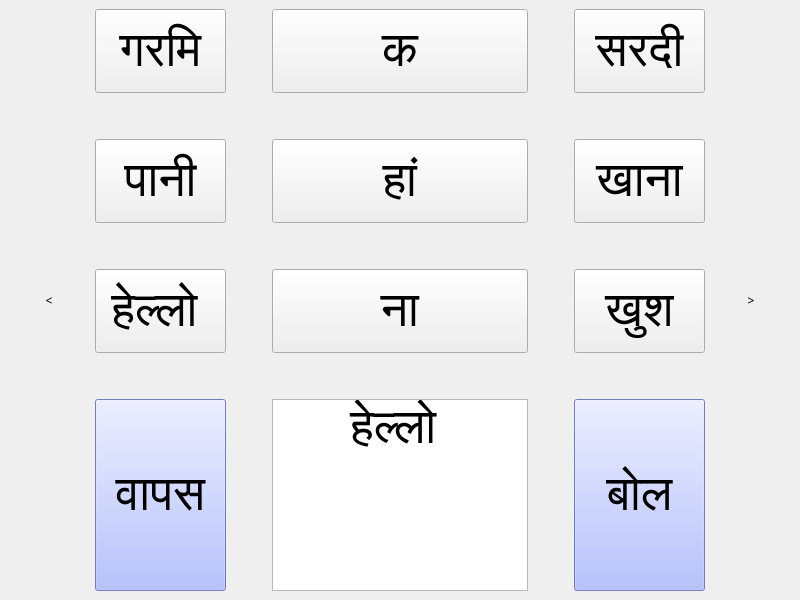
<?xml version="1.0" encoding="UTF-8"?>
<ui version="4.0">
 <class>MainWindow</class>
 <widget class="QMainWindow" name="MainWindow">
  <property name="geometry">
   <rect>
    <x>0</x>
    <y>0</y>
    <width>800</width>
    <height>600</height>
   </rect>
  </property>
  <property name="font">
   <font>
    <family>Lohit Hindi</family>
   </font>
  </property>
  <property name="windowTitle">
   <string>Boli</string>
  </property>
  <property name="locale">
   <locale language="Hindi" country="India"/>
  </property>
  <widget class="QWidget" name="centralwidget">
   <layout class="QHBoxLayout" name="horizontalLayout">
    <item>
     <widget class="QPushButton" name="pushButton">
      <property name="sizePolicy">
       <sizepolicy hsizetype="Fixed" vsizetype="Expanding">
        <horstretch>0</horstretch>
        <verstretch>0</verstretch>
       </sizepolicy>
      </property>
      <property name="maximumSize">
       <size>
        <width>80</width>
        <height>16777215</height>
       </size>
      </property>
      <property name="text">
       <string>&lt;</string>
      </property>
      <property name="flat">
       <bool>true</bool>
      </property>
     </widget>
    </item>
    <item>
     <layout class="QGridLayout" name="gridLayout">
      <item row="6" column="3">
       <widget class="QTextEdit" name="outputTextEdit">
        <property name="sizePolicy">
         <sizepolicy hsizetype="Minimum" vsizetype="Expanding">
          <horstretch>0</horstretch>
          <verstretch>0</verstretch>
         </sizepolicy>
        </property>
        <property name="font">
         <font>
          <family>Lohit Hindi</family>
          <pointsize>36</pointsize>
         </font>
        </property>
        <property name="html">
         <string>&lt;!DOCTYPE HTML PUBLIC &quot;-//W3C//DTD HTML 4.0//EN&quot; &quot;http://www.w3.org/TR/REC-html40/strict.dtd&quot;&gt;
&lt;html&gt;&lt;head&gt;&lt;meta name=&quot;qrichtext&quot; content=&quot;1&quot; /&gt;&lt;style type=&quot;text/css&quot;&gt;
p, li { white-space: pre-wrap; }
&lt;/style&gt;&lt;/head&gt;&lt;body style=&quot; font-family:'Lohit Hindi'; font-size:36pt; font-weight:400; font-style:normal;&quot;&gt;
&lt;p align=&quot;center&quot; style=&quot; margin-top:0px; margin-bottom:0px; margin-left:0px; margin-right:0px; -qt-block-indent:0; text-indent:0px;&quot;&gt;&lt;span style=&quot; font-family:'Arial,Helvetica,sans-serif'; font-size:medium; color:#000000;&quot;&gt;हेल्लो &lt;/span&gt;&lt;/p&gt;&lt;/body&gt;&lt;/html&gt;</string>
        </property>
       </widget>
      </item>
      <item row="2" column="5">
       <widget class="QPushButton" name="foodPushButton">
        <property name="sizePolicy">
         <sizepolicy hsizetype="Minimum" vsizetype="Expanding">
          <horstretch>0</horstretch>
          <verstretch>0</verstretch>
         </sizepolicy>
        </property>
        <property name="font">
         <font>
          <pointsize>36</pointsize>
         </font>
        </property>
        <property name="text">
         <string>खाना</string>
        </property>
       </widget>
      </item>
      <item row="2" column="1">
       <widget class="QPushButton" name="waterPushButton">
        <property name="sizePolicy">
         <sizepolicy hsizetype="Minimum" vsizetype="Expanding">
          <horstretch>0</horstretch>
          <verstretch>0</verstretch>
         </sizepolicy>
        </property>
        <property name="font">
         <font>
          <pointsize>36</pointsize>
         </font>
        </property>
        <property name="text">
         <string>पानी</string>
        </property>
       </widget>
      </item>
      <item row="0" column="2">
       <spacer name="horizontalSpacer">
        <property name="orientation">
         <enum>Qt::Horizontal</enum>
        </property>
        <property name="sizeType">
         <enum>QSizePolicy::Fixed</enum>
        </property>
        <property name="sizeHint" stdset="0">
         <size>
          <width>40</width>
          <height>20</height>
         </size>
        </property>
       </spacer>
      </item>
      <item row="1" column="1">
       <spacer name="verticalSpacer">
        <property name="orientation">
         <enum>Qt::Vertical</enum>
        </property>
        <property name="sizeType">
         <enum>QSizePolicy::Fixed</enum>
        </property>
        <property name="sizeHint" stdset="0">
         <size>
          <width>20</width>
          <height>40</height>
         </size>
        </property>
       </spacer>
      </item>
      <item row="4" column="1">
       <widget class="QPushButton" name="helloPushButton">
        <property name="sizePolicy">
         <sizepolicy hsizetype="Minimum" vsizetype="Expanding">
          <horstretch>0</horstretch>
          <verstretch>0</verstretch>
         </sizepolicy>
        </property>
        <property name="font">
         <font>
          <pointsize>36</pointsize>
         </font>
        </property>
        <property name="text">
         <string>हेल्लो </string>
        </property>
       </widget>
      </item>
      <item row="4" column="5">
       <widget class="QPushButton" name="happyPushButton">
        <property name="sizePolicy">
         <sizepolicy hsizetype="Minimum" vsizetype="Expanding">
          <horstretch>0</horstretch>
          <verstretch>0</verstretch>
         </sizepolicy>
        </property>
        <property name="font">
         <font>
          <pointsize>36</pointsize>
         </font>
        </property>
        <property name="text">
         <string>खुश</string>
        </property>
       </widget>
      </item>
      <item row="2" column="3">
       <widget class="QPushButton" name="yesPushButton">
        <property name="sizePolicy">
         <sizepolicy hsizetype="Minimum" vsizetype="Expanding">
          <horstretch>0</horstretch>
          <verstretch>0</verstretch>
         </sizepolicy>
        </property>
        <property name="font">
         <font>
          <family>Lohit Hindi</family>
          <pointsize>36</pointsize>
         </font>
        </property>
        <property name="text">
         <string>हां</string>
        </property>
       </widget>
      </item>
      <item row="4" column="3">
       <widget class="QPushButton" name="noPushButton">
        <property name="sizePolicy">
         <sizepolicy hsizetype="Minimum" vsizetype="Expanding">
          <horstretch>0</horstretch>
          <verstretch>0</verstretch>
         </sizepolicy>
        </property>
        <property name="font">
         <font>
          <pointsize>36</pointsize>
         </font>
        </property>
        <property name="text">
         <string>ना</string>
        </property>
       </widget>
      </item>
      <item row="0" column="5">
       <widget class="QPushButton" name="coldPushButton">
        <property name="enabled">
         <bool>true</bool>
        </property>
        <property name="sizePolicy">
         <sizepolicy hsizetype="Minimum" vsizetype="Expanding">
          <horstretch>0</horstretch>
          <verstretch>0</verstretch>
         </sizepolicy>
        </property>
        <property name="font">
         <font>
          <pointsize>36</pointsize>
         </font>
        </property>
        <property name="text">
         <string>सरदी</string>
        </property>
       </widget>
      </item>
      <item row="0" column="4">
       <spacer name="horizontalSpacer_2">
        <property name="orientation">
         <enum>Qt::Horizontal</enum>
        </property>
        <property name="sizeType">
         <enum>QSizePolicy::Fixed</enum>
        </property>
        <property name="sizeHint" stdset="0">
         <size>
          <width>40</width>
          <height>20</height>
         </size>
        </property>
       </spacer>
      </item>
      <item row="0" column="1">
       <widget class="QPushButton" name="hotPushButton">
        <property name="sizePolicy">
         <sizepolicy hsizetype="Minimum" vsizetype="Expanding">
          <horstretch>0</horstretch>
          <verstretch>0</verstretch>
         </sizepolicy>
        </property>
        <property name="font">
         <font>
          <pointsize>36</pointsize>
         </font>
        </property>
        <property name="text">
         <string>गरमि</string>
        </property>
       </widget>
      </item>
      <item row="0" column="3">
       <widget class="QPushButton" name="kaPushButton">
        <property name="sizePolicy">
         <sizepolicy hsizetype="Minimum" vsizetype="Expanding">
          <horstretch>0</horstretch>
          <verstretch>0</verstretch>
         </sizepolicy>
        </property>
        <property name="font">
         <font>
          <pointsize>36</pointsize>
         </font>
        </property>
        <property name="text">
         <string>क</string>
        </property>
       </widget>
      </item>
      <item row="3" column="1">
       <spacer name="verticalSpacer_2">
        <property name="orientation">
         <enum>Qt::Vertical</enum>
        </property>
        <property name="sizeType">
         <enum>QSizePolicy::Fixed</enum>
        </property>
        <property name="sizeHint" stdset="0">
         <size>
          <width>20</width>
          <height>40</height>
         </size>
        </property>
       </spacer>
      </item>
      <item row="5" column="1">
       <spacer name="verticalSpacer_3">
        <property name="orientation">
         <enum>Qt::Vertical</enum>
        </property>
        <property name="sizeType">
         <enum>QSizePolicy::Fixed</enum>
        </property>
        <property name="sizeHint" stdset="0">
         <size>
          <width>20</width>
          <height>40</height>
         </size>
        </property>
       </spacer>
      </item>
      <item row="6" column="1">
       <widget class="QPushButton" name="cancelPushButton">
        <property name="sizePolicy">
         <sizepolicy hsizetype="Minimum" vsizetype="Expanding">
          <horstretch>0</horstretch>
          <verstretch>0</verstretch>
         </sizepolicy>
        </property>
        <property name="font">
         <font>
          <family>Lohit Hindi</family>
          <pointsize>36</pointsize>
         </font>
        </property>
        <property name="styleSheet">
         <string notr="true">background-color: rgb(161, 175, 255);</string>
        </property>
        <property name="text">
         <string>वापस</string>
        </property>
       </widget>
      </item>
      <item row="6" column="5">
       <widget class="QPushButton" name="sayPushButton">
        <property name="sizePolicy">
         <sizepolicy hsizetype="Minimum" vsizetype="Expanding">
          <horstretch>0</horstretch>
          <verstretch>0</verstretch>
         </sizepolicy>
        </property>
        <property name="font">
         <font>
          <family>Lohit Hindi</family>
          <pointsize>36</pointsize>
         </font>
        </property>
        <property name="styleSheet">
         <string notr="true">background-color: rgb(161, 175, 255);</string>
        </property>
        <property name="text">
         <string>बोल</string>
        </property>
       </widget>
      </item>
     </layout>
    </item>
    <item>
     <widget class="QPushButton" name="pushButton_2">
      <property name="sizePolicy">
       <sizepolicy hsizetype="Fixed" vsizetype="Expanding">
        <horstretch>0</horstretch>
        <verstretch>0</verstretch>
       </sizepolicy>
      </property>
      <property name="maximumSize">
       <size>
        <width>80</width>
        <height>16777215</height>
       </size>
      </property>
      <property name="mouseTracking">
       <bool>false</bool>
      </property>
      <property name="autoFillBackground">
       <bool>false</bool>
      </property>
      <property name="text">
       <string>&gt;</string>
      </property>
      <property name="flat">
       <bool>true</bool>
      </property>
     </widget>
    </item>
   </layout>
  </widget>
 </widget>
 <resources/>
 <connections/>
</ui>
